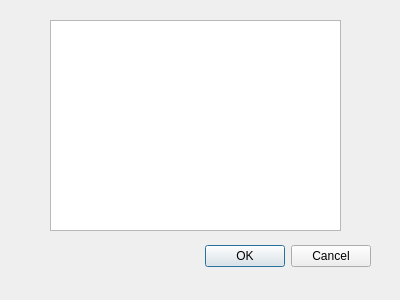
<?xml version="1.0" encoding="UTF-8"?>
<ui version="4.0">
 <class>DialogFilter</class>
 <widget class="QDialog" name="DialogFilter">
  <property name="geometry">
   <rect>
    <x>0</x>
    <y>0</y>
    <width>400</width>
    <height>300</height>
   </rect>
  </property>
  <property name="windowTitle">
   <string>Wybierz pomiary do wyświetlenia</string>
  </property>
  <widget class="QDialogButtonBox" name="buttonBox">
   <property name="geometry">
    <rect>
     <x>30</x>
     <y>240</y>
     <width>341</width>
     <height>32</height>
    </rect>
   </property>
   <property name="orientation">
    <enum>Qt::Horizontal</enum>
   </property>
   <property name="standardButtons">
    <set>QDialogButtonBox::Cancel|QDialogButtonBox::Ok</set>
   </property>
  </widget>
  <widget class="QListWidget" name="listWidget">
   <property name="geometry">
    <rect>
     <x>50</x>
     <y>20</y>
     <width>291</width>
     <height>211</height>
    </rect>
   </property>
  </widget>
 </widget>
 <resources/>
 <connections>
  <connection>
   <sender>buttonBox</sender>
   <signal>accepted()</signal>
   <receiver>DialogFilter</receiver>
   <slot>accept()</slot>
   <hints>
    <hint type="sourcelabel">
     <x>248</x>
     <y>254</y>
    </hint>
    <hint type="destinationlabel">
     <x>157</x>
     <y>274</y>
    </hint>
   </hints>
  </connection>
  <connection>
   <sender>buttonBox</sender>
   <signal>rejected()</signal>
   <receiver>DialogFilter</receiver>
   <slot>reject()</slot>
   <hints>
    <hint type="sourcelabel">
     <x>316</x>
     <y>260</y>
    </hint>
    <hint type="destinationlabel">
     <x>286</x>
     <y>274</y>
    </hint>
   </hints>
  </connection>
 </connections>
</ui>
